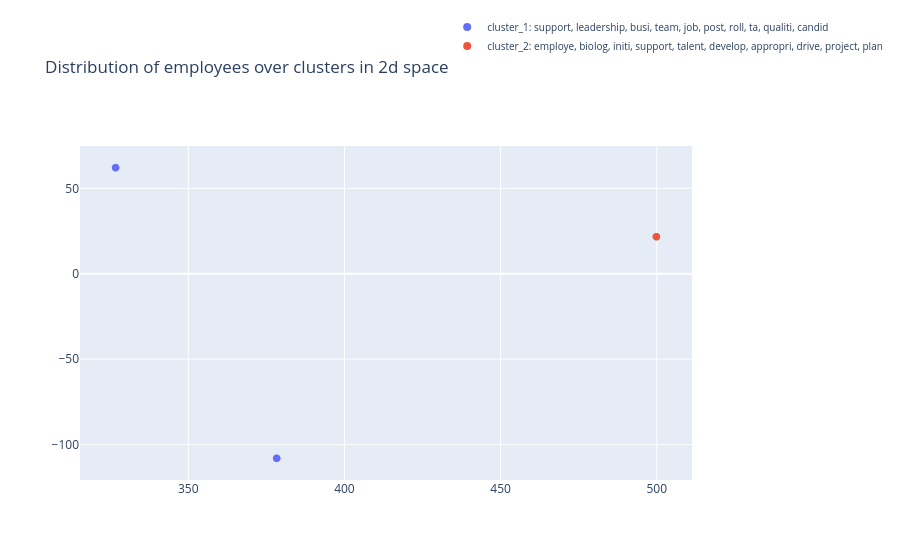

Notebook source saved alongside this figure:
### Code cell
fig = go.Figure()


for i, cl in enumerate(range(k)):
    cluster_df = averaged_employee_features[averaged_employee_features.cluster==cl]
    #plot all the employees belonging to a cluster using a new trace. 
    features = np.stack(cluster_df['feature_vector_2d'].to_numpy())


    fig.add_trace(go.Scattergl(
      x=features[:, 0],
      y=features[:, 1],
      mode='markers',
      showlegend=True,
      text = cluster_df.index.values,
      marker=dict(size=8, color=i),
      name="cluster_"+str(cl+1) +": " + cluster_titles[cl]
  ))



fig.update_layout(title='Distribution of employees over clusters in 2d space', legend=dict(
        x=0.6,
        y=1.4,
        traceorder='normal',
        font=dict(
            size=10)))
fig.show()

### Figure 1 — Plotly figure (JSON) as saved in the notebook; plotly's stock layout.template omitted (floating-point values rounded to 4 significant figures)
{"data": [{"marker": {"color": 0, "size": 8}, "mode": "markers", "name": "cluster_1: support, leadership, busi, team, job, post, roll, ta, qualiti, candid", "showlegend": true, "text": ["*100000", "*100002"], "type": "scattergl", "x": [378.3, 326.7], "y": [-108.1, 62.09]}, {"marker": {"color": 1, "size": 8}, "mode": "markers", "name": "cluster_2: employe, biolog, initi, support, talent, develop, appropri, drive, project, plan", "showlegend": true, "text": ["*100001"], "type": "scattergl", "x": [499.9], "y": [21.67]}], "layout": {"legend": {"font": {"size": 10}, "traceorder": "normal", "x": 0.6, "y": 1.4}, "title": {"text": "Distribution of employees over clusters in 2d space"}}}
